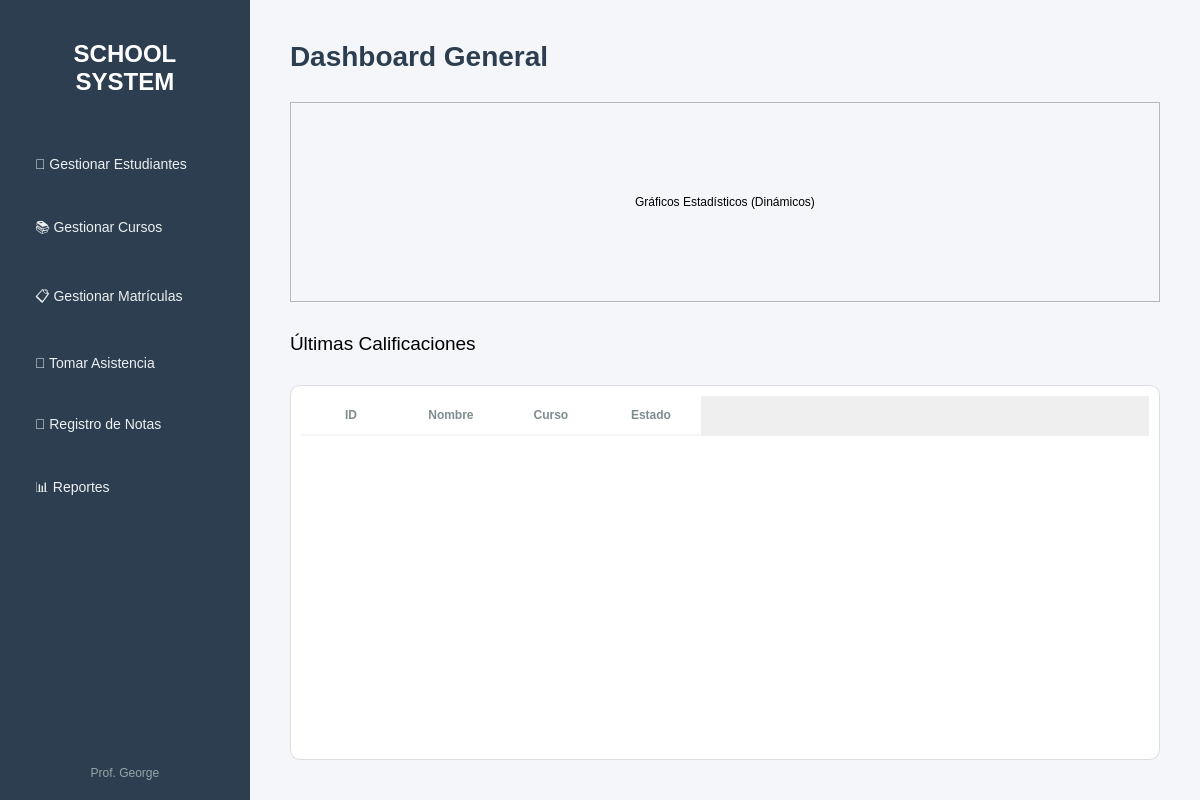
<?xml version="1.0" encoding="UTF-8"?>
<ui version="4.0">
 <class>DashboardWindow</class>
 <widget class="QMainWindow" name="DashboardWindow">
  <property name="geometry">
   <rect>
    <x>0</x>
    <y>0</y>
    <width>1200</width>
    <height>800</height>
   </rect>
  </property>
  <property name="windowTitle">
   <string>Sistema Escolar - Dashboard Mockup</string>
  </property>
  <property name="styleSheet">
   <string notr="true">QMainWindow {
    background-color: #f5f6fa;
}
#sidebar {
    background-color: #2c3e50;
    border: none;
}
#sidebarTitle {
    color: white;
    font-size: 24px;
    font-weight: bold;
    font-family: 'Segoe UI';
}
QPushButton {
    background-color: transparent;
    color: #ecf0f1;
    text-align: left;
    padding: 15px;
    border-radius: 5px;
    font-size: 14px;
    font-family: 'Segoe UI';
}
QPushButton:hover {
    background-color: #34495e;
}
#userLabel {
    color: #95a5a6;
    font-size: 12px;
}
#contentArea {
    background-color: #f5f6fa;
}
#headerTitle {
    font-size: 28px;
    color: #2c3e50;
    font-weight: bold;
    font-family: 'Segoe UI';
}
QTableWidget {
    background-color: white;
    border-radius: 10px;
    border: 1px solid #dcdde1;
    padding: 10px;
    gridline-color: #f5f6fa;
}
QHeaderView::section {
    background-color: white;
    padding: 10px;
    border: none;
    border-bottom: 2px solid #f5f6fa;
    font-weight: bold;
    color: #7f8c8d;
}
QTableWidget::item {
    padding: 10px;
    border-bottom: 1px solid #f5f6fa;
}</string>
  </property>
  <widget class="QWidget" name="centralwidget">
   <layout class="QHBoxLayout" name="horizontalLayout">
    <property name="spacing">
     <number>0</number>
    </property>
    <property name="leftMargin">
     <number>0</number>
    </property>
    <property name="topMargin">
     <number>0</number>
    </property>
    <property name="rightMargin">
     <number>0</number>
    </property>
    <property name="bottomMargin">
     <number>0</number>
    </property>
    <item>
     <widget class="QFrame" name="sidebar">
      <property name="minimumSize">
       <size>
        <width>250</width>
        <height>0</height>
       </size>
      </property>
      <property name="maximumSize">
       <size>
        <width>250</width>
        <height>16777215</height>
       </size>
      </property>
      <property name="frameShape">
       <enum>QFrame::StyledPanel</enum>
      </property>
      <property name="frameShadow">
       <enum>QFrame::Raised</enum>
      </property>
      <layout class="QVBoxLayout" name="verticalLayout">
       <property name="spacing">
        <number>15</number>
       </property>
       <property name="leftMargin">
        <number>20</number>
       </property>
       <property name="topMargin">
        <number>40</number>
       </property>
       <property name="rightMargin">
        <number>20</number>
       </property>
       <property name="bottomMargin">
        <number>20</number>
       </property>
       <item>
        <widget class="QLabel" name="sidebarTitle">
         <property name="text">
          <string>SCHOOL
SYSTEM</string>
         </property>
         <property name="alignment">
          <set>Qt::AlignCenter</set>
         </property>
        </widget>
       </item>
       <item>
        <spacer name="verticalSpacer_2">
         <property name="orientation">
          <enum>Qt::Vertical</enum>
         </property>
         <property name="sizeType">
          <enum>QSizePolicy::Fixed</enum>
         </property>
         <property name="sizeHint" stdset="0">
          <size>
           <width>20</width>
           <height>30</height>
          </size>
         </property>
        </spacer>
       </item>
       <item>
        <widget class="QPushButton" name="btnEstudiantes">
         <property name="cursor">
          <cursorShape>PointingHandCursor</cursorShape>
         </property>
         <property name="text">
          <string>👤 Gestionar Estudiantes</string>
         </property>
        </widget>
       </item>
       <item>
        <widget class="QPushButton" name="btnCursos">
         <property name="cursor">
          <cursorShape>PointingHandCursor</cursorShape>
         </property>
         <property name="text">
          <string>📚 Gestionar Cursos</string>
         </property>
        </widget>
       </item>
       <item>
        <widget class="QPushButton" name="btnMatricula">
         <property name="cursor">
          <cursorShape>PointingHandCursor</cursorShape>
         </property>
         <property name="text">
          <string>📋 Gestionar Matrículas</string>
         </property>
        </widget>
       </item>
       <item>
        <widget class="QPushButton" name="btnAsistencia">
         <property name="cursor">
          <cursorShape>PointingHandCursor</cursorShape>
         </property>
         <property name="text">
          <string>📅 Tomar Asistencia</string>
         </property>
        </widget>
       </item>
       <item>
        <widget class="QPushButton" name="btnNotas">
         <property name="cursor">
          <cursorShape>PointingHandCursor</cursorShape>
         </property>
         <property name="text">
          <string>📝 Registro de Notas</string>
         </property>
        </widget>
       </item>
       <item>
        <widget class="QPushButton" name="btnReportes">
         <property name="cursor">
          <cursorShape>PointingHandCursor</cursorShape>
         </property>
         <property name="text">
          <string>📊 Reportes</string>
         </property>
        </widget>
       </item>
       <item>
        <spacer name="verticalSpacer">
         <property name="orientation">
          <enum>Qt::Vertical</enum>
         </property>
         <property name="sizeHint" stdset="0">
          <size>
           <width>20</width>
           <height>40</height>
          </size>
         </property>
        </spacer>
       </item>
       <item>
        <widget class="QLabel" name="userLabel">
         <property name="text">
          <string>Prof. George</string>
         </property>
         <property name="alignment">
          <set>Qt::AlignCenter</set>
         </property>
        </widget>
       </item>
      </layout>
     </widget>
    </item>
    <item>
     <widget class="QWidget" name="contentArea" native="true">
      <layout class="QVBoxLayout" name="verticalLayout_2">
       <property name="spacing">
        <number>30</number>
       </property>
       <property name="leftMargin">
        <number>40</number>
       </property>
       <property name="topMargin">
        <number>40</number>
       </property>
       <property name="rightMargin">
        <number>40</number>
       </property>
       <property name="bottomMargin">
        <number>40</number>
       </property>
       <item>
        <widget class="QLabel" name="headerTitle">
         <property name="text">
          <string>Dashboard General</string>
         </property>
        </widget>
       </item>
       <item>
        <widget class="QFrame" name="statsFrame">
         <property name="minimumSize">
          <size>
           <width>0</width>
           <height>200</height>
          </size>
         </property>
         <property name="frameShape">
          <enum>QFrame::StyledPanel</enum>
         </property>
         <property name="frameShadow">
          <enum>QFrame::Raised</enum>
         </property>
         <layout class="QHBoxLayout" name="horizontalLayout_2">
          <property name="spacing">
           <number>20</number>
          </property>
          <!-- Placeholder for dynamic charts -->
          <item>
           <widget class="QLabel" name="label_placeholder">
            <property name="text">
             <string>Gráficos Estadísticos (Dinámicos)</string>
            </property>
            <property name="alignment">
             <set>Qt::AlignCenter</set>
            </property>
           </widget>
          </item>
         </layout>
        </widget>
       </item>
       <item>
        <widget class="QLabel" name="label_3">
         <property name="font">
          <font>
           <family>Segoe UI</family>
           <pointsize>14</pointsize>
          </font>
         </property>
         <property name="text">
          <string>Últimas Calificaciones</string>
         </property>
        </widget>
       </item>
       <item>
        <widget class="QTableWidget" name="tableWidget">
         <property name="columnCount">
          <number>4</number>
         </property>
         <column>
          <property name="text">
           <string>ID</string>
          </property>
         </column>
         <column>
          <property name="text">
           <string>Nombre</string>
          </property>
         </column>
         <column>
          <property name="text">
           <string>Curso</string>
          </property>
         </column>
         <column>
          <property name="text">
           <string>Estado</string>
          </property>
         </column>
        </widget>
       </item>
      </layout>
     </widget>
    </item>
   </layout>
  </widget>
 </widget>
 <resources/>
 <connections/>
</ui>
